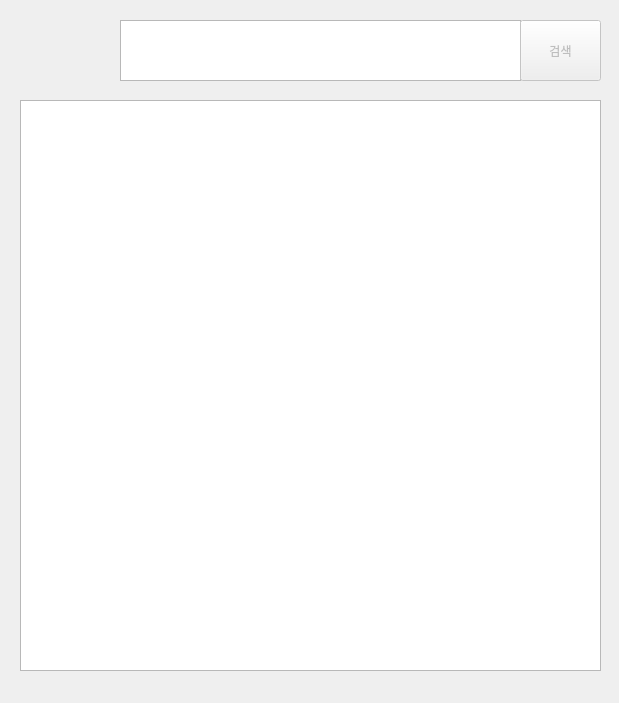
<?xml version="1.0" encoding="UTF-8"?>
<ui version="4.0">
 <class>BookSearchDialog</class>
 <widget class="QDialog" name="BookSearchDialog">
  <property name="geometry">
   <rect>
    <x>0</x>
    <y>0</y>
    <width>619</width>
    <height>703</height>
   </rect>
  </property>
  <property name="windowTitle">
   <string>Dialog</string>
  </property>
  <widget class="QPushButton" name="pushButton">
   <property name="geometry">
    <rect>
     <x>20</x>
     <y>20</y>
     <width>81</width>
     <height>81</height>
    </rect>
   </property>
   <property name="styleSheet">
    <string notr="true"/>
   </property>
   <property name="text">
    <string/>
   </property>
   <property name="iconSize">
    <size>
     <width>64</width>
     <height>64</height>
    </size>
   </property>
   <property name="flat">
    <bool>true</bool>
   </property>
  </widget>
  <widget class="QTextEdit" name="bookSearchWindow">
   <property name="geometry">
    <rect>
     <x>120</x>
     <y>20</y>
     <width>401</width>
     <height>61</height>
    </rect>
   </property>
   <property name="styleSheet">
    <string notr="true">font: 500 26pt &quot;Ubuntu Sans&quot;;</string>
   </property>
   <property name="documentTitle">
    <string/>
   </property>
  </widget>
  <widget class="QTableView" name="bookInfoTable">
   <property name="geometry">
    <rect>
     <x>20</x>
     <y>100</y>
     <width>581</width>
     <height>571</height>
    </rect>
   </property>
  </widget>
  <widget class="QPushButton" name="searchBtn">
   <property name="enabled">
    <bool>false</bool>
   </property>
   <property name="geometry">
    <rect>
     <x>520</x>
     <y>20</y>
     <width>81</width>
     <height>61</height>
    </rect>
   </property>
   <property name="text">
    <string>검색</string>
   </property>
  </widget>
 </widget>
 <resources/>
 <connections/>
</ui>
